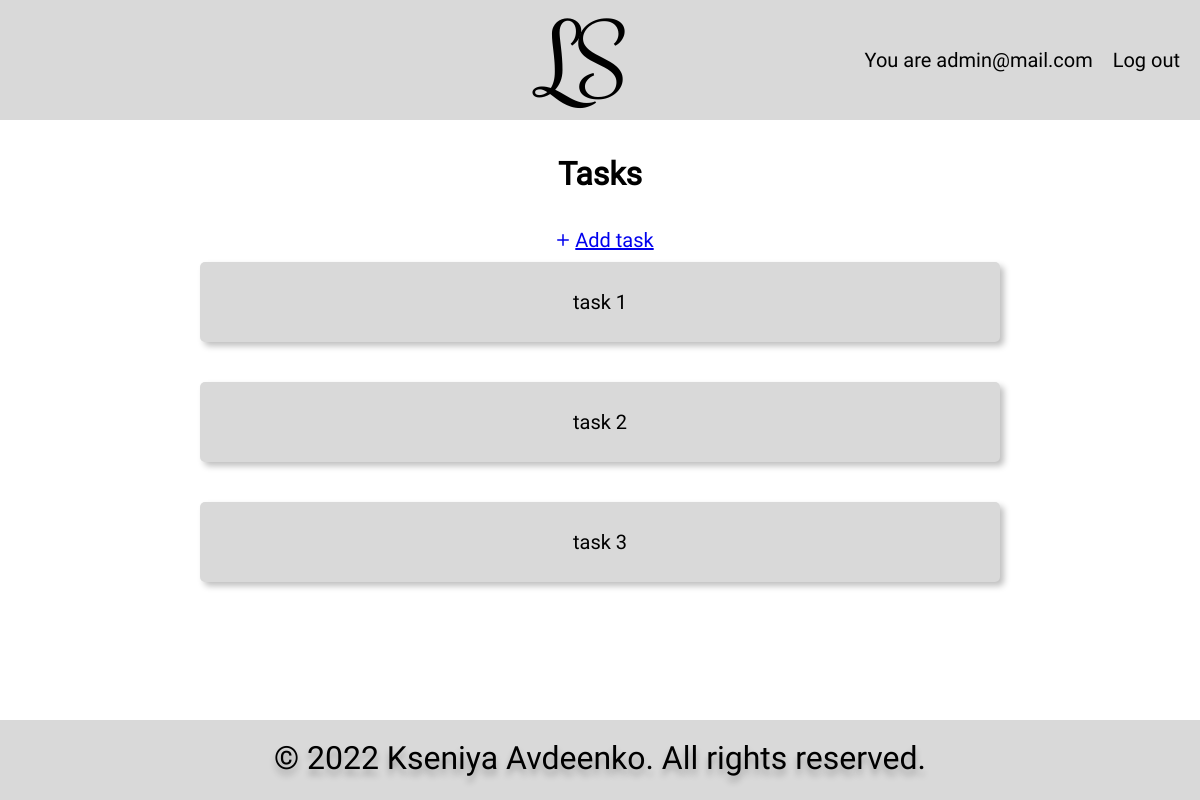
Screenshot of / (signed in) with the database file from the repository.
### LS/models.py (models this page shows, shortened)
class CustomUser(AbstractBaseUser, PermissionsMixin):
    first_name = models.CharField(verbose_name='first name', max_length=30)
    last_name = models.CharField(verbose_name='last name', max_length=30)
    email = models.EmailField(unique=True)
    teacher = models.BooleanField(default=False)
    student = models.BooleanField(default=False)
    date_joined = models.DateTimeField(auto_now_add=True)
    is_staff = models.BooleanField(default=False)
    is_active = models.BooleanField(default=True)
    user_profile = models.OneToOneField('Profile', null=True, on_delete=models.CASCADE)
    USERNAME_FIELD = 'email'
    REQUIRED_FIELDS = []
    objects = CustomUserManager()
    class Meta:
        verbose_name = _('user')
        verbose_name_plural = _('users')

class Tasks(models.Model):
    title = models.CharField(max_length=255)
    slug = models.SlugField(max_length=255, unique=True, db_index=True, verbose_name='URL')
    description = models.TextField()
    class Meta:
        verbose_name = 'Task'
        verbose_name_plural = 'Tasks'

### LS/views.py (the view)
# urls.py: path('', views.home, name='home'),
def home(request):
    users = CustomUser.objects.all()
    tasks = Tasks.objects.all()
    for_correct = MadeHw.objects.filter(is_corrected=False).all()
    html = 'home.html'
    context = {
        'users': users,
        'tasks': tasks,
        'for_correct': for_correct,
    }
    return render(request, html, context)

### templates/home.html (shortened to what this page needs)
{% extends 'base.html' %}
{% block content %}
{% if request.user.is_authenticated %}
    {% if user.teacher %}
        <div class="container">
            <h1 class="title">Tasks for correction</h1>
            {% if for_correct %}
                {% for f_c in for_correct %}
                    <div class="task-correction">
                        <div class="correction-header">
                            <p>From student: {{f_c.from_student}}</p>
                            <p>For task: {{f_c.task_id}}</p>
                        </div>
                        <div class="correction-btns">
                            <button class="btn">
                                <a href="{% url  'correct_task' f_c.pk %}">Check it</a>
                            </button>
                            <button class="btn">
                                <a href="{% url 'make_it_checked' f_c.pk %}">Checked</a>
                            </button>
                        </div>
                    </div>
                {% endfor %}
            {% else %}
                <p>There is not any homework to correct</p>
            {% endif %}
        </div>
    {% elif user.is_staff %}
        <div class="container">
            <h1 class="title">Tasks</h1>
            <a class="adding" href="{% url  'add_task' %}">
                <svg xmlns="http://www.w3.org/2000/svg" width="24" height="24" fill="currentColor" class="bi bi-plus" viewBox="0 0 16 16">
                    <path d="M8 4a.5.5 0 0 1 .5.5v3h3a.5.5 0 0 1 0 1h-3v3a.5.5 0 0 1-1 0v-3h-3a.5.5 0 0 1 0-1h3v-3A.5.5 0 0 1 8 4z"/>
                </svg>
                Add task
            </a>
            {% if tasks %}
                {% for task in tasks %}
                    <div class="task">
                        <a href="{% url 'task_detail' task.slug %}"><p> {{task.title}}</p></a>
                    </div>
                {% endfor %}
            {% else %}
                <p>There isn't any task</p>
            {% endif %}
        </div>
    {% endif %}
{% else %}
            <div class="not_auth">
                <p>You are not logged in</p>
                <p><a href="{% url 'login' %}">Login</a>|<a href="{% url 'signup' %}">Sign up</a></p>
            </div>
{% endif %}
{% endblock content %}

### templates/base.html (shortened to what this page needs)
{% load static %}
<html lang="en">
<head>
    <link rel="stylesheet" href="{% static 'css/style.css' %}">
</head>
<body>
    <header class="header">
        <div class="header-inner">
            <div class="logo"><a href="{% url 'home' %}">LS</a></div>
            <nav class="nav">
                {% if user.is_authenticated %}
                    <ul>
                        <li><a href="{% url 'profile' user.pk %}">You are {{ user.email }}</a></li>
                        <li><a href="{% url 'logout' %}">Log out</a></li>
                    </ul>
                {% else %}
                    <ul>
                        <li><a href="{% url 'login' %}">Log in</a></li>
                        <li><a href="{% url 'signup' %}">Sign up</a></li>
                    </ul>
                {% endif %}
            </nav>
        </div>
    </header>
    <section class="main">
        {% block content %}
        {% endblock %}
    </section>
    <footer class="footer">
        <p>© 2022 Kseniya Avdeenko. All rights reserved.</p>
    </footer>
</body>
</html>

### static/css/style.css (style rules this page uses)
* { padding: 0; margin: 0; }
body { height: 100vh; font-family: Roboto, sans-serif; font-size: 20px; box-sizing: border-box; color: #000000; }
.header, .header-inner, .nav { display: flex; flex-direction: row; align-items: center; }
.header { justify-content: flex-end; width: 100%; height: 120px; background: #D9D9D9; }
.header-inner { justify-content: space-between; width: 55%; }
.logo a { text-decoration: none; color: black; font-family: Rochester; font-size: 96px; }
.nav ul { list-style: none; display: flex; }
.nav li { margin-right: 20px; }
.nav li a { text-decoration: none; color: black; font-family: Roboto; font-size: 20px; }
.main { display: flex; height:fit-content; justify-content: center; min-height: 75vh; }
.title { margin: 35px auto 25px; font-family: Roboto; font-size: 32px; }
.footer { width: 100%; height: 80px; background: #D9D9D9; }
.footer p { padding-top: 19px; text-align: center; font-size: 32px; text-shadow: 0px 6px 6px rgba(0, 0, 0, 0.25); }
.container { display: flex; justify-content: flex-start; align-items: center; flex-direction: column; }
.task { display: flex; flex-direction: row; align-items: center; height: 80px; background: #D9D9D9; justify-content: center; width: 800px; box-shadow: 4px 4px 6px rgba(0, 0, 0, 0.25); border-radius: 5px; margin: 0 auto 40px; }
.task a { text-decoration: none; color: #000000; text-align: center; }
.adding { display: flex; flex-direction: row; align-items: center; width: fit-content; padding: 10px; }
.adding svg { margin-left: 5px; }

### rows the page displays
CustomUser: email "admin@mail.com"
Tasks: title "task 1"
Tasks: title "task 2"
Tasks: title "task 3"
